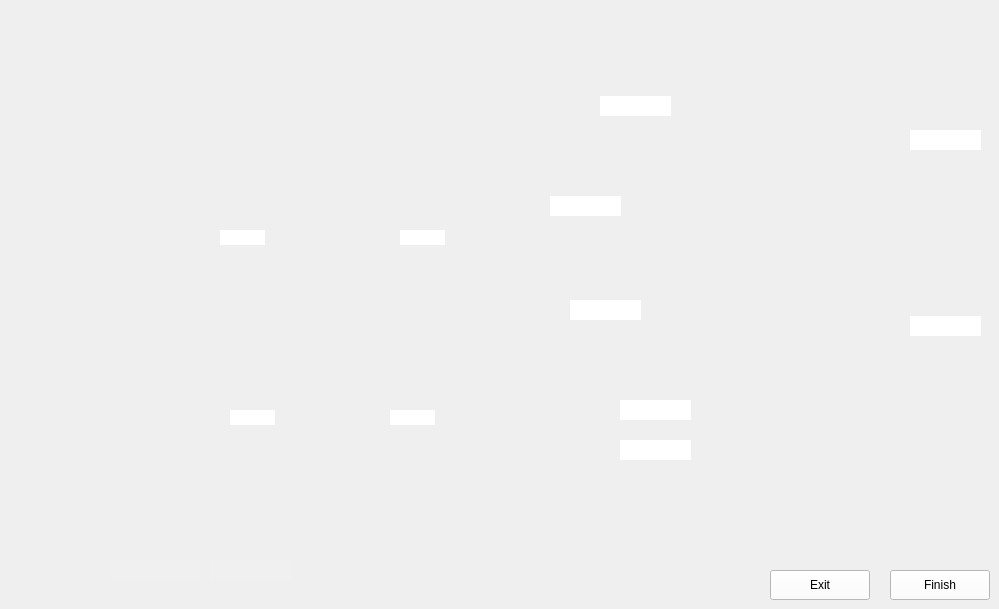
      <widget class="QWidget" name="LapSecondEpoxyFill">
       <property name="styleSheet">
        <string notr="true">border-image: url(:/images/images/LapSecondEpoxyFill.PNG);</string>
       </property>
       <widget class="QLineEdit" name="LapSecondEpoxyFill_Data1">
        <property name="geometry">
         <rect>
          <x>600</x>
          <y>96</y>
          <width>71</width>
          <height>20</height>
         </rect>
        </property>
        <property name="toolTipDuration">
         <number>-2</number>
        </property>
        <property name="styleSheet">
         <string notr="true">border-image:None;
border: None;</string>
        </property>
        <property name="alignment">
         <set>Qt::AlignCenter</set>
        </property>
       </widget>
       <widget class="QLineEdit" name="LapSecondEpoxyFill_Data2">
        <property name="geometry">
         <rect>
          <x>910</x>
          <y>130</y>
          <width>71</width>
          <height>20</height>
         </rect>
        </property>
        <property name="toolTipDuration">
         <number>-2</number>
        </property>
        <property name="styleSheet">
         <string notr="true">border-image:None;
border: None;</string>
        </property>
        <property name="alignment">
         <set>Qt::AlignCenter</set>
        </property>
       </widget>
       <widget class="QLineEdit" name="LapSecondEpoxyFill_Data3">
        <property name="geometry">
         <rect>
          <x>910</x>
          <y>316</y>
          <width>71</width>
          <height>20</height>
         </rect>
        </property>
        <property name="toolTipDuration">
         <number>-2</number>
        </property>
        <property name="styleSheet">
         <string notr="true">border-image:None;
border: None;</string>
        </property>
        <property name="alignment">
         <set>Qt::AlignCenter</set>
        </property>
       </widget>
       <widget class="QLineEdit" name="LapSecondEpoxyFill_Data4">
        <property name="geometry">
         <rect>
          <x>570</x>
          <y>300</y>
          <width>71</width>
          <height>20</height>
         </rect>
        </property>
        <property name="toolTipDuration">
         <number>-2</number>
        </property>
        <property name="styleSheet">
         <string notr="true">border-image:None;
border: None;</string>
        </property>
        <property name="alignment">
         <set>Qt::AlignCenter</set>
        </property>
       </widget>
       <widget class="QLineEdit" name="LapSecondEpoxyFill_Data5">
        <property name="geometry">
         <rect>
          <x>550</x>
          <y>196</y>
          <width>71</width>
          <height>20</height>
         </rect>
        </property>
        <property name="toolTipDuration">
         <number>-2</number>
        </property>
        <property name="styleSheet">
         <string notr="true">border-image:None;
border: None;</string>
        </property>
        <property name="alignment">
         <set>Qt::AlignCenter</set>
        </property>
       </widget>
       <widget class="QLineEdit" name="LapSecondEpoxyFill_Data6">
        <property name="geometry">
         <rect>
          <x>220</x>
          <y>230</y>
          <width>45</width>
          <height>15</height>
         </rect>
        </property>
        <property name="toolTipDuration">
         <number>-2</number>
        </property>
        <property name="styleSheet">
         <string notr="true">border-image:None;
border: None;</string>
        </property>
        <property name="alignment">
         <set>Qt::AlignCenter</set>
        </property>
       </widget>
       <widget class="QLineEdit" name="LapSecondEpoxyFill_Data7">
        <property name="geometry">
         <rect>
          <x>400</x>
          <y>230</y>
          <width>45</width>
          <height>15</height>
         </rect>
        </property>
        <property name="toolTipDuration">
         <number>-2</number>
        </property>
        <property name="styleSheet">
         <string notr="true">border-image:None;
border: None;</string>
        </property>
        <property name="alignment">
         <set>Qt::AlignCenter</set>
        </property>
       </widget>
       <widget class="QLineEdit" name="LapSecondEpoxyFill_Data8">
        <property name="geometry">
         <rect>
          <x>230</x>
          <y>410</y>
          <width>45</width>
          <height>15</height>
         </rect>
        </property>
        <property name="toolTipDuration">
         <number>-2</number>
        </property>
        <property name="styleSheet">
         <string notr="true">border-image:None;
border: None;</string>
        </property>
        <property name="alignment">
         <set>Qt::AlignCenter</set>
        </property>
       </widget>
       <widget class="QLineEdit" name="LapSecondEpoxyFill_Data9">
        <property name="geometry">
         <rect>
          <x>390</x>
          <y>410</y>
          <width>45</width>
          <height>15</height>
         </rect>
        </property>
        <property name="toolTipDuration">
         <number>-2</number>
        </property>
        <property name="styleSheet">
         <string notr="true">border-image:None;
border: None;</string>
        </property>
        <property name="alignment">
         <set>Qt::AlignCenter</set>
        </property>
       </widget>
       <widget class="QPushButton" name="LapSecondEpoxyFill_Back">
        <property name="geometry">
         <rect>
          <x>770</x>
          <y>570</y>
          <width>100</width>
          <height>30</height>
         </rect>
        </property>
        <property name="styleSheet">
         <string notr="true">QPushButton{
background-color: rgb(255, 255, 255);
height: 35px;
border-image:None;
}
QPushButton::hover{
background-color: rgb(0, 0, 255);
}
QPushButton:pressed{
padding-top:7px;
padding-top:7px;
}</string>
        </property>
        <property name="text">
         <string>Exit</string>
        </property>
       </widget>
       <widget class="QLineEdit" name="LapSecondEpoxyFill_Dates">
        <property name="geometry">
         <rect>
          <x>110</x>
          <y>560</y>
          <width>91</width>
          <height>22</height>
         </rect>
        </property>
        <property name="styleSheet">
         <string notr="true">QLineEdit{
background-color: rgb(240, 240, 240);
border: none;
border-image:None;
}</string>
        </property>
       </widget>
       <widget class="QLineEdit" name="LapSecondEpoxyFill_Initials">
        <property name="geometry">
         <rect>
          <x>210</x>
          <y>560</y>
          <width>81</width>
          <height>22</height>
         </rect>
        </property>
        <property name="styleSheet">
         <string notr="true">QLineEdit{
background-color: rgb(240, 240, 240);
border: none;
border-image:None;
}</string>
        </property>
       </widget>
       <widget class="QPushButton" name="LapSecondEpoxyFill_Next">
        <property name="geometry">
         <rect>
          <x>890</x>
          <y>570</y>
          <width>100</width>
          <height>30</height>
         </rect>
        </property>
        <property name="styleSheet">
         <string notr="true">QPushButton{
background-color: rgb(255, 255, 255);
height: 35px;
border-image:None;
}
QPushButton::hover{
background-color: rgb(0, 0, 255);
}
QPushButton:pressed{
padding-top:7px;
padding-top:7px;
}</string>
        </property>
        <property name="text">
         <string>Finish</string>
        </property>
       </widget>
       <widget class="QLineEdit" name="LapSecondEpoxyFill_Data10">
        <property name="geometry">
         <rect>
          <x>620</x>
          <y>400</y>
          <width>71</width>
          <height>20</height>
         </rect>
        </property>
        <property name="toolTipDuration">
         <number>-2</number>
        </property>
        <property name="styleSheet">
         <string notr="true">border-image:None;
border: None;</string>
        </property>
        <property name="alignment">
         <set>Qt::AlignCenter</set>
        </property>
       </widget>
       <widget class="QLineEdit" name="LapSecondEpoxyFill_Data11">
        <property name="geometry">
         <rect>
          <x>620</x>
          <y>440</y>
          <width>71</width>
          <height>20</height>
         </rect>
        </property>
        <property name="toolTipDuration">
         <number>-2</number>
        </property>
        <property name="styleSheet">
         <string notr="true">border-image:None;
border: None;</string>
        </property>
        <property name="alignment">
         <set>Qt::AlignCenter</set>
        </property>
       </widget>
      </widget>
